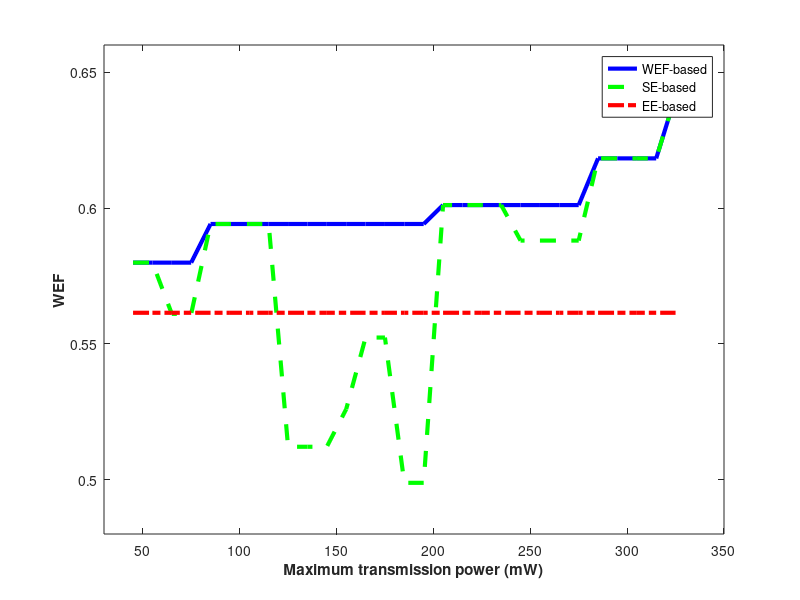

Reproduce this figure in MATLAB.
% Spatial Modulation in MIMO Systems

clc 
close all
clear all

%% Defining constants

pe_max=10^-5;                                % max ser allowed
N0=3.981*10^(-21);                           % Noise PSD in W/Hz. = -174 in dBm/Hz
B=10^6;                                      % bandwidth = 1 MHz.
sig_n2=B*N0;                                 % sigma n square in watt 
Ga=1;                                        % Antenna Gain
eta=0.1;                                     % efficiency of amplifier
Pc=10^(-8);                                  % Power consumption in channel coding
Pb=4.09*10^(-9);                             % Power consumption in baseband processing
Pf=0.1;                                      % fixed circuit power consumption
Pc1=0.04;                                    % circuit power consumption proportional to system parameters
Pc2=1.3*10^(-8);                             % circuit power consumption proportional to system parameters
d_loss=1.58489*10^10;                        % large-scale channel fading loss = 102dB
Nt=8;                                        % Number of transmitters
Nr=4;                                        % Number of receivers
%Ptr_max=0.251;                               % Maximum allowed Txd Power = 24dBm
Rmin=8*10^6;                                 % Minimum required data rate = 8 Mbps


%% Generate Rayleigh fading channel coefficients

H = 1/sqrt(2)*(randn(Nr,Nt)+1i*randn(Nr,Nt));    % Channel matrix
Rr = eye(Nr,Nr);                                 % Receiver correlation matrix
Rt = eye(Nt,Nt);                                 % Transmit correlation matrix
P=rank(Rr);
k=0.5;                                         % fraction of SE
%% 

Nm=[2;4;8;16;32;64;128;256];                     
Ptm=0.01*[1;2;3;4;5;6;7;8];
chi_cm=(10^4)*[3.5; 14; 58; 220; 930; 3700; 15000;  60000];    % Assuming Nam=2 initially
%P_minm=[0.00316 0.00501187 0.00758577 0.0107152 0.01412537 0.02041738 0.0302 0.05012].';
% for i=1:8
% rho_minm(i,1)=(er_max.*Nm(i).*Nm(i).*16.*1.*factorial(P).*factorial(P-1))/(factorial(2*P-1).*chi_cm(i));
% end

Km = [1;1;1.6;1.6;1.57;2.14 ;2.4;2.9];     %PAPR

Nam=[1;2;3;4];

temp_modes=[Nm Ptm chi_cm Km];

for i=1:size(temp_modes,1)
    modes((i-1)*4+1,:)=[temp_modes(i,:) Nam(1)];
    modes((i-1)*4+2,:)=[temp_modes(i,:) Nam(2)];
    modes((i-1)*4+3,:)=[temp_modes(i,:) Nam(3)];
    modes((i-1)*4+4,:)=[temp_modes(i,:) Nam(4)];
end

Nm=modes(:,1);
Ptm=modes(:,2);
chi_cm=modes(:,3);
Km=modes(:,4);
Nam=modes(:,5);

Ptrm=Ptm.*Nam;
rho_m=(Ga*Ptrm)/(sig_n2 * d_loss);

for i=1:size(Nam)
    Nlm(i)=2^(floor(log2(nchoosek(Nt,Nam(i)))));
end
Nlm=Nlm.';
Ncm=(Nm.^Nam).*Nlm;

pe_m=(nchoosek(2*P-1,P))*(((rho_m.^(-P)).*chi_cm)./Ncm);



% %Eme=mean(Em);
% %Em=4*Em-3*Eme*ones(size(modes,1),1);
% %Em=Em-2*min(Em)*ones(size(modes,1),1);

% 
Ptr_max=0.045:0.01:0.33;Ptr_max=Ptr_max';
% 
for j=1:size(Ptr_max,1)

%Rmin=2*10^6:10^6:30*10^6; Rmin=Rmin.';
% 
%for j=1:size(Rmin,1)
    
Sm=log2(Nlm)+Nam.*log2(Nm);
Rm=B*Sm;

Ptot=Pc*Rm+ Nam*B*Pb + Pf*ones(size(modes,1),1) + Nam*Pc1 + Nam*B*Pc2 + (1/eta)*(Ptrm.*Km);
Em=Rm./Ptot;
    
[Smax]=max(Sm);
[Emax]=max(Em);

Sm_norm=Sm/Smax;
Em_norm=Em/Emax;
    
for i=1:size(modes,1)
    if Ptrm(i)>Ptr_max(j)
        Em(i)=0;
        Sm(i)=0;
        Sm_norm(i)=0;
        Em_norm(i)=0;
        
    elseif pe_m(i)>pe_max
        Em(i)=0;
        Sm(i)=0;
        Sm_norm(i)=0;
        Em_norm(i)=0;
        
    elseif Rm(i)<Rmin
        Em(i)=0;
        Sm(i)=0;
        Sm_norm(i)=0;
        Em_norm(i)=0;
    end
end


[Sm_max, m_sm]=max(Sm);
[Em_max, m_em]=max(Em);

Wm=k*Sm_norm+(1-k)*Em_norm;

[W_max(j), m_opt(j)]  = max(Wm);

Sm_opt(j)=Sm_norm(m_opt(j));
Em_opt(j)=Em_norm(m_opt(j));

Wm_in_Sm(j)=k*Sm_norm(m_sm)+(1-k)*Em_norm(m_sm);
       
Wm_in_Em(j)=k*Sm_norm(m_em)+(1-k)*Em_norm(m_em);

end


 figure(1)
plot(1000*Ptr_max,W_max,'b-','LineWidth',3);
hold on
plot(1000*Ptr_max,Wm_in_Sm,'g--','LineWidth',3);
plot(1000*Ptr_max,Wm_in_Em,'r-.','LineWidth',3);
axis([30 350 0.48 0.66])
% % % title('Convergence Plot','FontWeight','bold')
xlabel('Maximum transmission power (mW)','FontWeight','bold')
ylabel('WEF','FontWeight','bold')
legend('WEF-based','SE-based','EE-based');


